Frame 1 (no input): blank canvas, image omitted
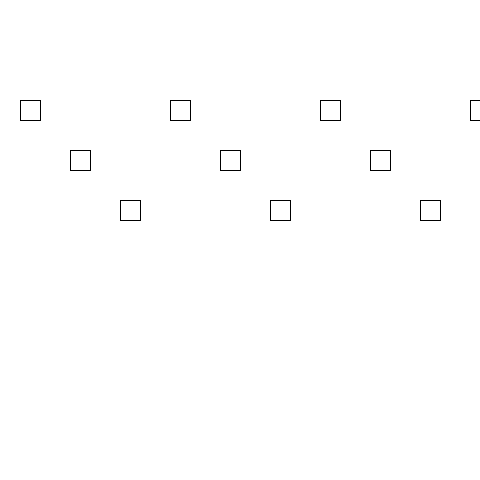
Frame 60 (the mouse pressed at the canvas centre just before this capture)
Frame 120 (the mouse held since frame 60 and released just before this capture): identical to frame 60, image omitted

The Processing sketch that drew this single still picture (run headless with seeded random() and noise(); from frame 60 on, the mouse is pressed at the canvas centre):

// Processing sketch: example02
// ── example02.pde
int x = 20;

void setup() {
  size(480, 480);
  background(255, 255, 255);
}

void draw() {
  rect(x, x % 150 + 80, 20, 20);
  x += 50;  //x = x + 50; を意味する。
}
